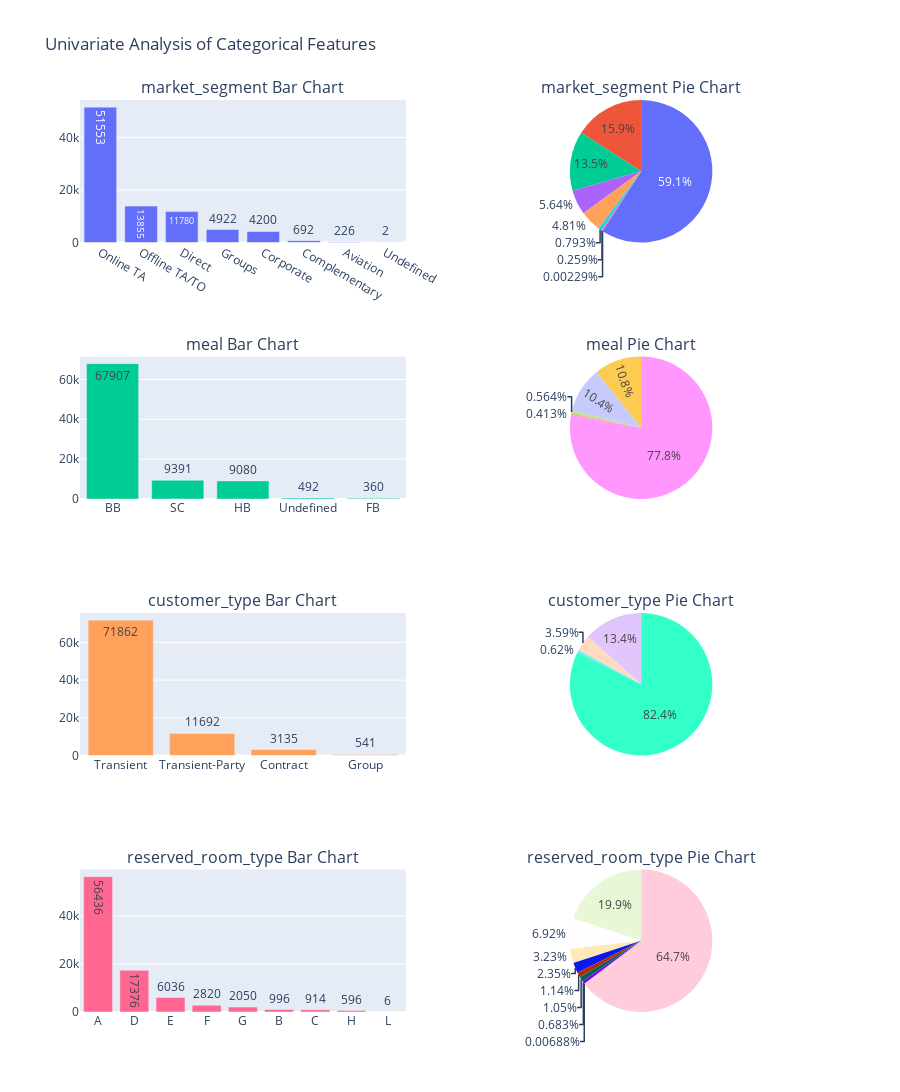

The code cell stored with this chart in its notebook:
### Markdown cell above
## 3.2 Categorical Features

### Code cell
# List of categorical columns
categorical_cols = ['market_segment', 'meal', 'customer_type', 'reserved_room_type']  # Replace with your columns

# Correctly align titles for bar and pie charts
titles = []
for col in categorical_cols:
    titles.append(f'{col} Bar Chart')
    titles.append(f'{col} Pie Chart')

# Create subplots for categorical features
fig_categorical = make_subplots(
    rows=len(categorical_cols), 
    cols=2, 
    specs=[[{'type': 'bar'}, {'type': 'pie'}]] * len(categorical_cols),  # Specify the types of plots
    subplot_titles=titles  # Correctly aligned titles
)

# Plotting Categorical Features
for i, col in enumerate(categorical_cols):
    # Bar Chart
    fig_categorical.add_trace(
        go.Bar(x=df[col].value_counts().index, y=df[col].value_counts().values, text=df[col].value_counts().values, textposition='auto'),
        row=i+1, col=1
    )
    
    # Pie Chart
    fig_categorical.add_trace(
        go.Pie(labels=df[col].value_counts().index, values=df[col].value_counts().values),
        row=i+1, col=2
    )

# Update layout for categorical plots
fig_categorical.update_layout(
    title_text="Univariate Analysis of Categorical Features",
    height=1500,  # Adjust the height as needed
    showlegend=False
)

fig_categorical.show()

### Figure 1 — Plotly figure (JSON) as saved in the notebook; plotly's stock layout.template omitted (floating-point values rounded to 4 significant figures)
{"data": [{"text": [51550.0, 13860.0, 11780.0, 4922.0, 4200.0, 692.0, 226.0, 2.0], "textposition": "auto", "type": "bar", "x": ["Online TA", "Offline TA/TO", "Direct", "Groups", "Corporate", "Complementary", "Aviation", "Undefined"], "xaxis": "x", "y": [51553, 13855, 11780, 4922, 4200, 692, 226, 2], "yaxis": "y"}, {"domain": {"x": [0.55, 1], "y": [0.8438, 1]}, "labels": ["Online TA", "Offline TA/TO", "Direct", "Groups", "Corporate", "Complementary", "Aviation", "Undefined"], "type": "pie", "values": [51553, 13855, 11780, 4922, 4200, 692, 226, 2]}, {"text": [67910.0, 9391.0, 9080.0, 492.0, 360.0], "textposition": "auto", "type": "bar", "x": ["BB", "SC", "HB", "Undefined", "FB"], "xaxis": "x2", "y": [67907, 9391, 9080, 492, 360], "yaxis": "y2"}, {"domain": {"x": [0.55, 1], "y": [0.5625, 0.7188]}, "labels": ["BB", "SC", "HB", "Undefined", "FB"], "type": "pie", "values": [67907, 9391, 9080, 492, 360]}, {"text": [71860.0, 11690.0, 3135.0, 541.0], "textposition": "auto", "type": "bar", "x": ["Transient", "Transient-Party", "Contract", "Group"], "xaxis": "x3", "y": [71862, 11692, 3135, 541], "yaxis": "y3"}, {"domain": {"x": [0.55, 1], "y": [0.2812, 0.4375]}, "labels": ["Transient", "Transient-Party", "Contract", "Group"], "type": "pie", "values": [71862, 11692, 3135, 541]}, {"text": [56440.0, 17380.0, 6036.0, 2820.0, 2050.0, 996.0, 914.0, 596.0, 6.0], "textposition": "auto", "type": "bar", "x": ["A", "D", "E", "F", "G", "B", "C", "H", "L"], "xaxis": "x4", "y": [56436, 17376, 6036, 2820, 2050, 996, 914, 596, 6], "yaxis": "y4"}, {"domain": {"x": [0.55, 1], "y": [0, 0.1562]}, "labels": ["A", "D", "E", "F", "G", "B", "C", "H", "L"], "type": "pie", "values": [56436, 17376, 6036, 2820, 2050, 996, 914, 596, 6]}], "layout": {"annotations": [{"font": {"size": 16}, "showarrow": false, "text": "market_segment Bar Chart", "x": 0.225, "xanchor": "center", "xref": "paper", "y": 1, "yanchor": "bottom", "yref": "paper"}, {"font": {"size": 16}, "showarrow": false, "text": "market_segment Pie Chart", "x": 0.775, "xanchor": "center", "xref": "paper", "y": 1, "yanchor": "bottom", "yref": "paper"}, {"font": {"size": 16}, "showarrow": false, "text": "meal Bar Chart", "x": 0.225, "xanchor": "center", "xref": "paper", "y": 0.7188, "yanchor": "bottom", "yref": "paper"}, {"font": {"size": 16}, "showarrow": false, "text": "meal Pie Chart", "x": 0.775, "xanchor": "center", "xref": "paper", "y": 0.7188, "yanchor": "bottom", "yref": "paper"}, {"font": {"size": 16}, "showarrow": false, "text": "customer_type Bar Chart", "x": 0.225, "xanchor": "center", "xref": "paper", "y": 0.4375, "yanchor": "bottom", "yref": "paper"}, {"font": {"size": 16}, "showarrow": false, "text": "customer_type Pie Chart", "x": 0.775, "xanchor": "center", "xref": "paper", "y": 0.4375, "yanchor": "bottom", "yref": "paper"}, {"font": {"size": 16}, "showarrow": false, "text": "reserved_room_type Bar Chart", "x": 0.225, "xanchor": "center", "xref": "paper", "y": 0.1562, "yanchor": "bottom", "yref": "paper"}, {"font": {"size": 16}, "showarrow": false, "text": "reserved_room_type Pie Chart", "x": 0.775, "xanchor": "center", "xref": "paper", "y": 0.1562, "yanchor": "bottom", "yref": "paper"}], "height": 1500, "showlegend": false, "title": {"text": "Univariate Analysis of Categorical Features"}, "xaxis": {"anchor": "y", "domain": [0, 0.45]}, "xaxis2": {"anchor": "y2", "domain": [0, 0.45]}, "xaxis3": {"anchor": "y3", "domain": [0, 0.45]}, "xaxis4": {"anchor": "y4", "domain": [0, 0.45]}, "yaxis": {"anchor": "x", "domain": [0.8438, 1]}, "yaxis2": {"anchor": "x2", "domain": [0.5625, 0.7188]}, "yaxis3": {"anchor": "x3", "domain": [0.2812, 0.4375]}, "yaxis4": {"anchor": "x4", "domain": [0, 0.1562]}}}
